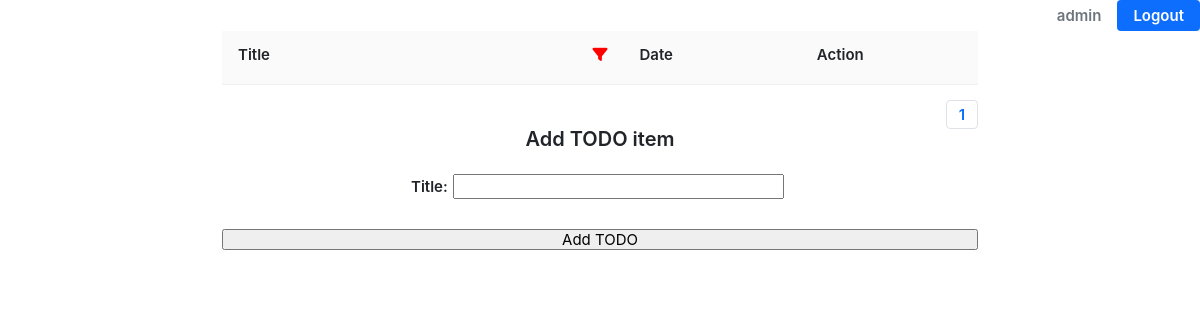
The app's page / (signed in), older data.
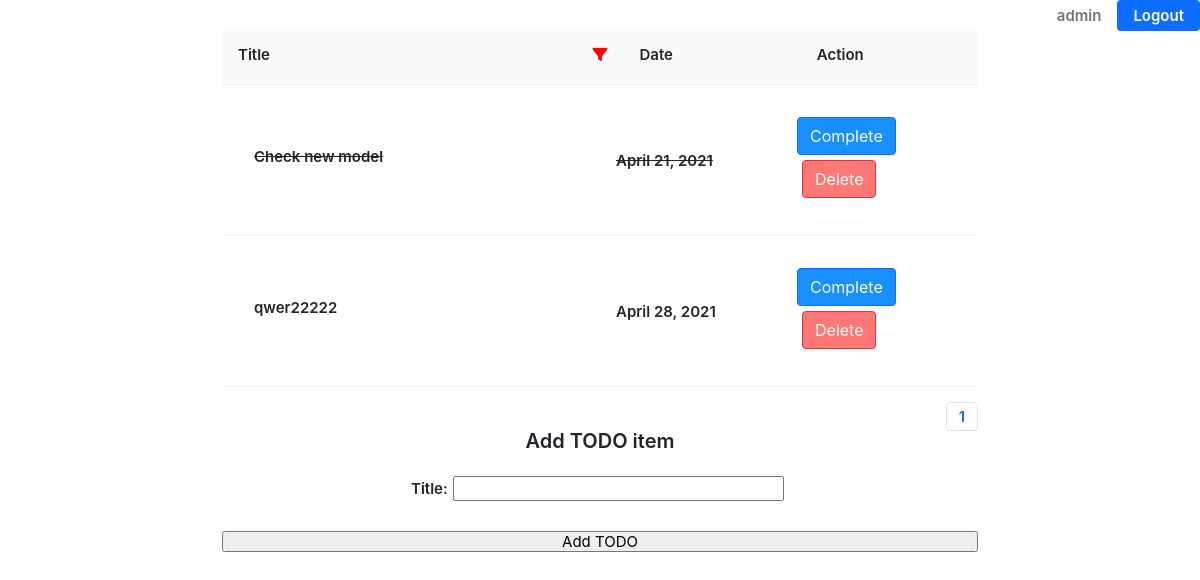
The same page, newer data.
### todoapp/models.py (models this page shows)
class Todoitem(models.Model):
    user = models.ForeignKey(User, on_delete=models.CASCADE, null=True, default=1)
    item_title = models.CharField('Item Title', max_length=200)
    item_data = models.DateField('Item Data', auto_now_add=False, auto_now=False)
    item_done = models.CharField('Item Done', max_length=4)

### todoapp/views.py (the view)
# urls.py: path('', views.index, name = '_index_'),
@login_required(login_url='/accounts/login/')
def index(request):
    todo_item_list = Todoitem.objects.filter(user=request.user)
    p =Paginator(todo_item_list, 4)
    page_num = request.GET.get('page', 1)
    try:
        page = p.page(page_num)
    except EmptyPage:
        page = p.page(1)
    return render(request, 'index.html', {
        'todo_item_list': page,
    })

### todoapp/templates/index.html (shortened to what this page needs)
<!DOCTYPE html>
<html lang="en">
<head>
    <link href="https://cdn.jsdelivr.net/npm/bootstrap@5.0.0-beta3/dist/css/bootstrap.min.css" rel="stylesheet">
    {% load static %}
    <link rel="stylesheet" href="{% static 'style.css'%}">
</head>
<body>
    <ul class="nav nav-pills justify-content-end">
        {% if user.is_authenticated %}
        <li class="nav-item">
            <span class="nav-link disabled" >{{user.username}}</span>
        </li>
        <li class="nav-item">
          <a class="nav-link active" href="{% url 'account_logout' %}" tabindex="-1" aria-disabled="true">Logout</a>
          {% else %}
          <a class="nav-link active" href="{% url 'account_login' %}">Login</a>
      </li>
      <li class="nav-item">
        <a class="nav-link" href="{% url 'account_signup' %}">Registration</a>
      </li>
        {% endif %}
    </ul>
    <div class="container">
        <div class="header grid">
            <div class="title">Title</div>
            <div class="filter">
                <i class="fas fa-filter red"></i>
            </div>
            <div class="date">Date</div>
            <div class="action">Action</div>
        </div>
        <div class="todolist">
            {% block item %}
            {% for a in todo_item_list%}
            <div class="todoitem">
                <div class="itemTitle {{a.item_done}}"><span> {{a.item_title}} </span></div>
                <div class="itemDate {{a.item_done}}"><span>{{a.item_data}}</span></div>
                <div class="itemAction">
                    <div>
                        <a href="{% url 'todoapp:complete_item' a.id %}" class="complete btn btn-primary">Complete</a>
                    </div>
                    <div>
                        <a href="{% url 'todoapp:delete_item' a.id %}" class="delete btn btn-danger" >Delete</a>
                    </div>
                </div>
            </div>
            {% endfor %}
            {% endblock %}
            <br>
        </div>
        <div class="pagination">
            <ul class="pagination">
            <li class="page-item"><a class="page-link" href="#">{{ todo_item_list.number }}</a></li>
            </ul>
        </div>
        {% block add%}
        <div class="addtodoitem">
            <h3 class="headerAdd">Add TODO item</h3>
            <form action="{% url 'todoapp:additem' %}"  method="POST" class="addForm">
            <div class="all-input">
                <label for="titletext">Title:</label>
                <input type="text" id="titletext" name = "item_title" style="width: 45%; margin:5px;">
            </div>
                <br>
                <input type="submit" value="Add TODO" class="addBtn" >
            </form>
        </div>
        {% endblock %}
    </div>
</body>
</html>

### todoapp/static/style.css (style rules this page uses)
html, body, div, span, applet, object, iframe, h1, h2, h3, h4, h5, h6, p, blockquote, pre, a, abbr, acronym, address, big, cite, code, del, dfn, em, img, ins, kbd, q, s, samp, small, strike, strong, sub, sup, tt, var, b, u, i, center, dl, dt, dd, ol, ul, li, fieldset, form, label, legend, table, caption, tbody, tfoot, thead, tr, th, td, article, aside, canvas, details, embed, figure, figcaption, footer, header, hgroup, menu, nav, output, ruby, section, summary, time, mark, audio, video { margin: 0; padding: 0; border: 0; font-size: 100%; font: inherit; vertical-align: baseline; }
body { line-height: 1; }
ol, ul { list-style: none; }
body { font-size: 15px; font-weight: 600; font-family: -apple-system,BlinkMacSystemFont,"Segoe UI",Roboto,"Helvetica Neue",Arial,"Noto Sans",sans-serif,"Apple Color Emoji","Segoe UI Emoji","Segoe UI Symbol","Noto Color Emoji"; }
.container { max-width: 65%; }
.done { text-decoration: line-through; }
.header { height: 54px; background-color: #fafafa; border-bottom: 1px solid #f0f0f0; }
.title { padding: 16px; }
.date { padding: 16px; }
.filter { padding: 16px; position: relative; }
.red { color:red; }
.action { padding: 16px; }
.grid { display: grid; grid-template-columns: 2fr 0fr 1fr 1fr; }
.todoitem { display: grid; grid-template-columns: 2fr 1fr 1fr; }
.complete { background-color: #1890ff; color: #fff; }
.delete { background-color: #ff7875; margin: 5px; color: #fff; }
.todoitem { padding: 16px; border-bottom: 1px solid #f0f0f0; transition: background .3s; }
.itemTitle { overflow-wrap: break-word; display: flex; align-items: center; padding: 16px; box-sizing: border-box; margin-top: 0; margin-bottom: .5em; }
.itemDate { padding: 16px; box-sizing: border-box; display: flex; align-items: center; }
.itemAction { padding: 16px; box-sizing: border-box; }
.pagination { display: flex; justify-content: flex-end; }
.headerAdd { width: 100%; text-align: center; font-size: 20px; margin-bottom: 20px; margin-top: 0px; }
.addBtn { width: 100%; margin-bottom:20px; }
.addForm { text-align: center; }
.all-input { display:flex; justify-content: center; align-items: center; margin:10px; }

Row changes from the older to the newer data that the page shows:
added Todoitem: item_title "Check new model", item_data "April 21, 2021"
added Todoitem: item_title "qwer22222", item_data "April 28, 2021"
